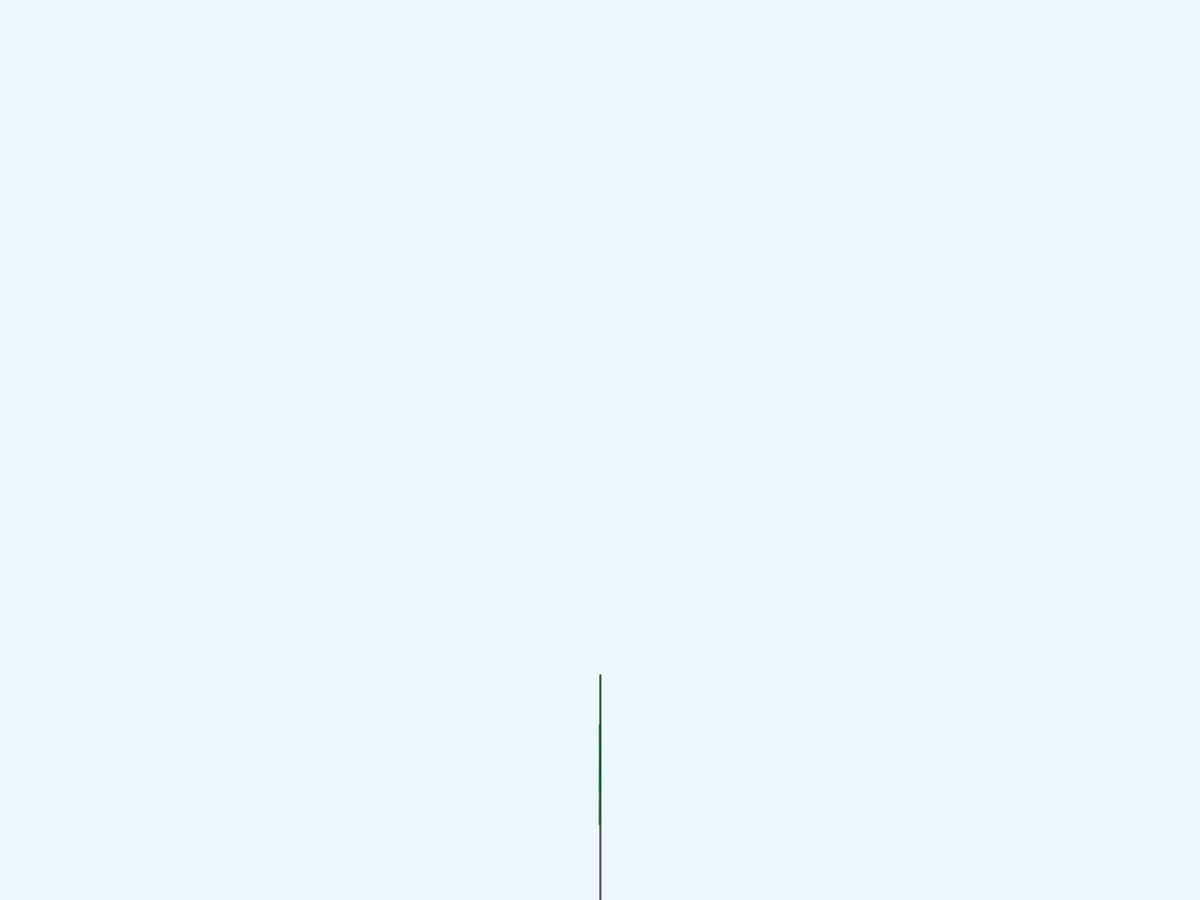
Frame 1 (no input)
Frame 60 (the mouse pressed at the canvas centre just before this capture): identical to frame 1, image omitted
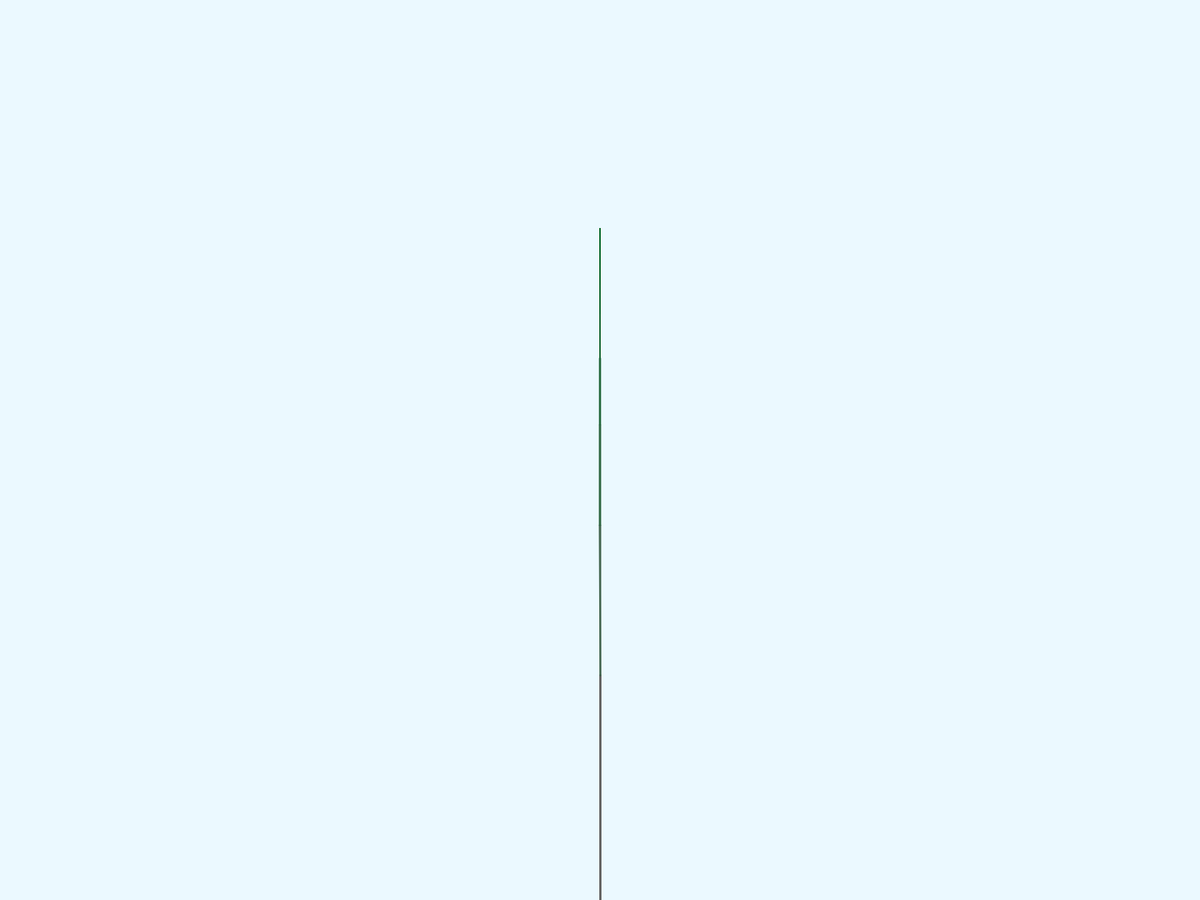
Frame 120 (the mouse held since frame 60 and released just before this capture)

The Processing sketch that drew these frames (run headless with seeded random() and noise(); from frame 60 on, the mouse is pressed at the canvas centre):

// Processing sketch: Tree
// ── Tree.pde
float angle = PI/8;

void setup() {
  fullScreen();
  colorMode(HSB);
} //setup


void draw() {
  background(140, 20, 255);
  
  translate(width/2, height);
  angle = map(mouseX, -width/2, width/2, 0, TWO_PI);
  
  branch(300);
} //draw

void branch(float len) {
  //if branches are too small to see anymore
  if (len < 2) return;
  
  //taller branches get greener and thinner
  strokeWeight(map(len, 2, 300, 0.5, 3)); 
  stroke(100, map(len, 2, 300, 255, 0), 100);
  
  line(0,0,0,-len);
  translate(0,-len);
  
  //recursively make first branch
  pushMatrix();
  rotate(angle);
  branch(len * 2/3);
  popMatrix();
  
  //then second branch
  pushMatrix();
  rotate(-angle);
  branch(len * 2/3);
  popMatrix();
} //branch
